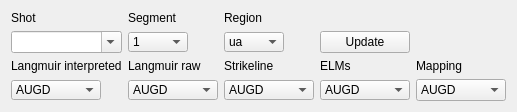
               <widget class="QWidget" name="widgetMainSettings" native="true">
                <property name="minimumSize">
                 <size>
                  <width>0</width>
                  <height>105</height>
                 </size>
                </property>
                <layout class="QVBoxLayout" name="verticalLayout_7">
                 <item>
                  <layout class="QGridLayout" name="layoutMainSettings">
                   <property name="horizontalSpacing">
                    <number>6</number>
                   </property>
                   <item row="4" column="1">
                    <widget class="QComboBox" name="comboExpRaw">
                     <property name="maximumSize">
                      <size>
                       <width>90</width>
                       <height>20</height>
                      </size>
                     </property>
                     <item>
                      <property name="text">
                       <string>AUGD</string>
                      </property>
                     </item>
                     <item>
                      <property name="text">
                       <string>zamaz</string>
                      </property>
                     </item>
                     <item>
                      <property name="text">
                       <string>- add new user -</string>
                      </property>
                     </item>
                    </widget>
                   </item>
                   <item row="2" column="0">
                    <widget class="QLabel" name="label_3">
                     <property name="maximumSize">
                      <size>
                       <width>130</width>
                       <height>20</height>
                      </size>
                     </property>
                     <property name="text">
                      <string>Langmuir interpreted</string>
                     </property>
                    </widget>
                   </item>
                   <item row="2" column="3">
                    <widget class="QLabel" name="label_6">
                     <property name="maximumSize">
                      <size>
                       <width>60</width>
                       <height>20</height>
                      </size>
                     </property>
                     <property name="text">
                      <string>Strikeline</string>
                     </property>
                    </widget>
                   </item>
                   <item row="4" column="3">
                    <widget class="QComboBox" name="comboExpEqu">
                     <property name="maximumSize">
                      <size>
                       <width>90</width>
                       <height>20</height>
                      </size>
                     </property>
                     <item>
                      <property name="text">
                       <string>AUGD</string>
                      </property>
                     </item>
                     <item>
                      <property name="text">
                       <string>zamaz</string>
                      </property>
                     </item>
                     <item>
                      <property name="text">
                       <string>- add new user -</string>
                      </property>
                     </item>
                    </widget>
                   </item>
                   <item row="2" column="4">
                    <widget class="QLabel" name="label_5">
                     <property name="maximumSize">
                      <size>
                       <width>16777215</width>
                       <height>20</height>
                      </size>
                     </property>
                     <property name="text">
                      <string>ELMs</string>
                     </property>
                    </widget>
                   </item>
                   <item row="2" column="1">
                    <widget class="QLabel" name="label_4">
                     <property name="maximumSize">
                      <size>
                       <width>100</width>
                       <height>20</height>
                      </size>
                     </property>
                     <property name="text">
                      <string>Langmuir raw</string>
                     </property>
                    </widget>
                   </item>
                   <item row="0" column="0">
                    <widget class="QLabel" name="shotLabel">
                     <property name="maximumSize">
                      <size>
                       <width>35</width>
                       <height>20</height>
                      </size>
                     </property>
                     <property name="text">
                      <string>Shot</string>
                     </property>
                    </widget>
                   </item>
                   <item row="4" column="0">
                    <widget class="QComboBox" name="comboExpInt">
                     <property name="maximumSize">
                      <size>
                       <width>90</width>
                       <height>20</height>
                      </size>
                     </property>
                     <item>
                      <property name="text">
                       <string>AUGD</string>
                      </property>
                     </item>
                     <item>
                      <property name="text">
                       <string>zamaz</string>
                      </property>
                     </item>
                     <item>
                      <property name="text">
                       <string>- add new user -</string>
                      </property>
                     </item>
                    </widget>
                   </item>
                   <item row="2" column="5">
                    <widget class="QLabel" name="label_8">
                     <property name="maximumSize">
                      <size>
                       <width>16777215</width>
                       <height>20</height>
                      </size>
                     </property>
                     <property name="text">
                      <string>Mapping</string>
                     </property>
                    </widget>
                   </item>
                   <item row="4" column="4">
                    <widget class="QComboBox" name="comboExpELM">
                     <property name="maximumSize">
                      <size>
                       <width>90</width>
                       <height>20</height>
                      </size>
                     </property>
                     <item>
                      <property name="text">
                       <string>AUGD</string>
                      </property>
                     </item>
                     <item>
                      <property name="text">
                       <string>zamaz</string>
                      </property>
                     </item>
                     <item>
                      <property name="text">
                       <string>- add new user -</string>
                      </property>
                     </item>
                    </widget>
                   </item>
                   <item row="4" column="5">
                    <widget class="QComboBox" name="comboExpLSC">
                     <property name="maximumSize">
                      <size>
                       <width>90</width>
                       <height>30</height>
                      </size>
                     </property>
                     <item>
                      <property name="text">
                       <string>AUGD</string>
                      </property>
                     </item>
                     <item>
                      <property name="text">
                       <string>zamaz</string>
                      </property>
                     </item>
                     <item>
                      <property name="text">
                       <string>- add new user -</string>
                      </property>
                     </item>
                    </widget>
                   </item>
                   <item row="0" column="1">
                    <widget class="QLabel" name="label_7">
                     <property name="maximumSize">
                      <size>
                       <width>50</width>
                       <height>20</height>
                      </size>
                     </property>
                     <property name="text">
                      <string>Segment</string>
                     </property>
                    </widget>
                   </item>
                   <item row="1" column="1">
                    <widget class="QComboBox" name="comboSegment">
                     <property name="maximumSize">
                      <size>
                       <width>60</width>
                       <height>20</height>
                      </size>
                     </property>
                     <property name="editable">
                      <bool>false</bool>
                     </property>
                     <property name="currentIndex">
                      <number>0</number>
                     </property>
                     <item>
                      <property name="text">
                       <string>1</string>
                      </property>
                     </item>
                     <item>
                      <property name="text">
                       <string>2</string>
                      </property>
                     </item>
                     <item>
                      <property name="text">
                       <string>3</string>
                      </property>
                     </item>
                     <item>
                      <property name="text">
                       <string>4</string>
                      </property>
                     </item>
                     <item>
                      <property name="text">
                       <string>5</string>
                      </property>
                     </item>
                     <item>
                      <property name="text">
                       <string>6</string>
                      </property>
                     </item>
                     <item>
                      <property name="text">
                       <string>7</string>
                      </property>
                     </item>
                     <item>
                      <property name="text">
                       <string>8</string>
                      </property>
                     </item>
                     <item>
                      <property name="text">
                       <string>9</string>
                      </property>
                     </item>
                     <item>
                      <property name="text">
                       <string>10</string>
                      </property>
                     </item>
                     <item>
                      <property name="text">
                       <string>11</string>
                      </property>
                     </item>
                     <item>
                      <property name="text">
                       <string>12</string>
                      </property>
                     </item>
                     <item>
                      <property name="text">
                       <string>13</string>
                      </property>
                     </item>
                     <item>
                      <property name="text">
                       <string>14</string>
                      </property>
                     </item>
                     <item>
                      <property name="text">
                       <string>15</string>
                      </property>
                     </item>
                     <item>
                      <property name="text">
                       <string>16</string>
                      </property>
                     </item>
                    </widget>
                   </item>
                   <item row="0" column="3">
                    <widget class="QLabel" name="label_9">
                     <property name="maximumSize">
                      <size>
                       <width>50</width>
                       <height>20</height>
                      </size>
                     </property>
                     <property name="text">
                      <string>Region</string>
                     </property>
                    </widget>
                   </item>
                   <item row="1" column="3">
                    <widget class="QComboBox" name="comboRegion">
                     <property name="maximumSize">
                      <size>
                       <width>60</width>
                       <height>20</height>
                      </size>
                     </property>
                     <item>
                      <property name="text">
                       <string>ua</string>
                      </property>
                     </item>
                     <item>
                      <property name="text">
                       <string>ui</string>
                      </property>
                     </item>
                     <item>
                      <property name="text">
                       <string>mi</string>
                      </property>
                     </item>
                     <item>
                      <property name="text">
                       <string>ma</string>
                      </property>
                     </item>
                     <item>
                      <property name="text">
                       <string>oa</string>
                      </property>
                     </item>
                     <item>
                      <property name="text">
                       <string>oi</string>
                      </property>
                     </item>
                    </widget>
                   </item>
                   <item row="1" column="4">
                    <widget class="QPushButton" name="btnShotUpdate">
                     <property name="text">
                      <string>Update</string>
                     </property>
                    </widget>
                   </item>
                   <item row="1" column="0">
                    <widget class="QComboBox" name="comboShotNumber">
                     <property name="editable">
                      <bool>true</bool>
                     </property>
                    </widget>
                   </item>
                  </layout>
                 </item>
                </layout>
               </widget>
